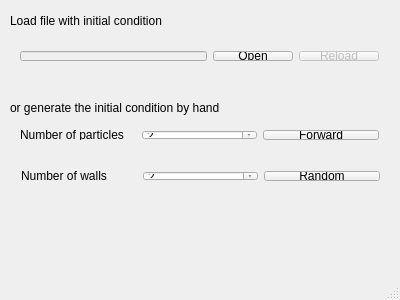
<?xml version="1.0" encoding="UTF-8"?>
<ui version="4.0">
 <class>MainWindow</class>
 <widget class="QMainWindow" name="MainWindow">
  <property name="geometry">
   <rect>
    <x>0</x>
    <y>0</y>
    <width>400</width>
    <height>300</height>
   </rect>
  </property>
  <property name="windowTitle">
   <string>Gas mechanics simulator</string>
  </property>
  <property name="windowIcon">
   <iconset>
    <normaloff>icon.png</normaloff>icon.png</iconset>
  </property>
  <widget class="QWidget" name="centralWidget">
   <widget class="QWidget" name="gridLayoutWidget">
    <property name="geometry">
     <rect>
      <x>9</x>
      <y>119</y>
      <width>381</width>
      <height>32</height>
     </rect>
    </property>
    <layout class="QGridLayout" name="gridLayout">
     <property name="sizeConstraint">
      <enum>QLayout::SetNoConstraint</enum>
     </property>
     <item row="0" column="0">
      <widget class="QLabel" name="label_3">
       <property name="text">
        <string>Number of particles</string>
       </property>
      </widget>
     </item>
     <item row="0" column="1">
      <widget class="QSpinBox" name="dataBox">
       <property name="minimum">
        <number>2</number>
       </property>
       <property name="value">
        <number>2</number>
       </property>
      </widget>
     </item>
     <item row="0" column="2">
      <widget class="QPushButton" name="dataButton">
       <property name="text">
        <string>Forward</string>
       </property>
      </widget>
     </item>
    </layout>
   </widget>
   <widget class="QLabel" name="label">
    <property name="geometry">
     <rect>
      <x>10</x>
      <y>10</y>
      <width>381</width>
      <height>21</height>
     </rect>
    </property>
    <property name="text">
     <string>Load file with initial condition</string>
    </property>
   </widget>
   <widget class="QWidget" name="horizontalLayoutWidget">
    <property name="geometry">
     <rect>
      <x>9</x>
      <y>40</y>
      <width>381</width>
      <height>32</height>
     </rect>
    </property>
    <layout class="QHBoxLayout" name="horizontalLayout_2">
     <item>
      <widget class="QLineEdit" name="filenameEdit">
       <property name="enabled">
        <bool>false</bool>
       </property>
      </widget>
     </item>
     <item>
      <widget class="QPushButton" name="filenameButton">
       <property name="text">
        <string>Open</string>
       </property>
      </widget>
     </item>
     <item>
      <widget class="QPushButton" name="reloadButton">
       <property name="enabled">
        <bool>false</bool>
       </property>
       <property name="text">
        <string>Reload</string>
       </property>
      </widget>
     </item>
    </layout>
   </widget>
   <widget class="QLabel" name="label_2">
    <property name="geometry">
     <rect>
      <x>10</x>
      <y>100</y>
      <width>371</width>
      <height>16</height>
     </rect>
    </property>
    <property name="text">
     <string>or generate the initial condition by hand</string>
    </property>
   </widget>
   <widget class="QLabel" name="errorLabel">
    <property name="geometry">
     <rect>
      <x>10</x>
      <y>80</y>
      <width>371</width>
      <height>17</height>
     </rect>
    </property>
    <property name="text">
     <string/>
    </property>
   </widget>
   <widget class="QWidget" name="gridLayoutWidget_2">
    <property name="geometry">
     <rect>
      <x>10</x>
      <y>160</y>
      <width>381</width>
      <height>32</height>
     </rect>
    </property>
    <layout class="QGridLayout" name="gridLayout_2">
     <property name="sizeConstraint">
      <enum>QLayout::SetNoConstraint</enum>
     </property>
     <item row="0" column="0">
      <widget class="QLabel" name="label_4">
       <property name="text">
        <string>Number of walls       </string>
       </property>
      </widget>
     </item>
     <item row="0" column="1">
      <widget class="QSpinBox" name="wallNumberBox">
       <property name="minimum">
        <number>0</number>
       </property>
       <property name="value">
        <number>2</number>
       </property>
      </widget>
     </item>
     <item row="0" column="2">
      <widget class="QPushButton" name="dataButton_2">
       <property name="text">
        <string>Random</string>
       </property>
      </widget>
     </item>
    </layout>
   </widget>
  </widget>
  <widget class="QStatusBar" name="statusBar"/>
  <widget class="QMenuBar" name="menuBar">
   <property name="geometry">
    <rect>
     <x>0</x>
     <y>0</y>
     <width>400</width>
     <height>22</height>
    </rect>
   </property>
  </widget>
 </widget>
 <layoutdefault spacing="6" margin="11"/>
 <resources/>
 <connections/>
</ui>
